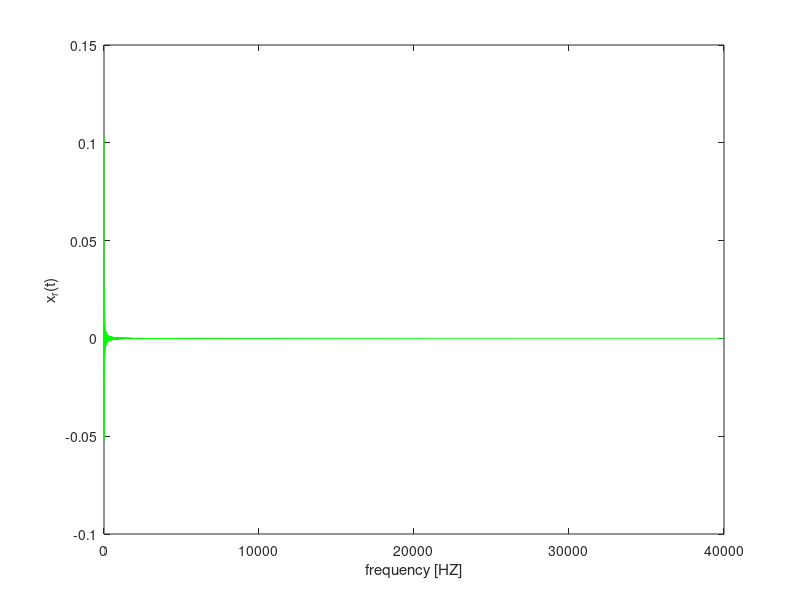

The MATLAB script that drew this image:
clc
clear all

T1 = 4;
n = 1:10000;
t = n.*T1;
X1= sinc((n.*T1)./6);
x_t = zeros(1, length(t));
for ii = 1:length(t)
    x_t(ii) = sum(X1.*(sinc(t(ii)-n.*T1)/T1));
end
figure()
plot(t, x_t, 'g');
xlabel('frequency [HZ]');
ylabel('x_{r}(t)');